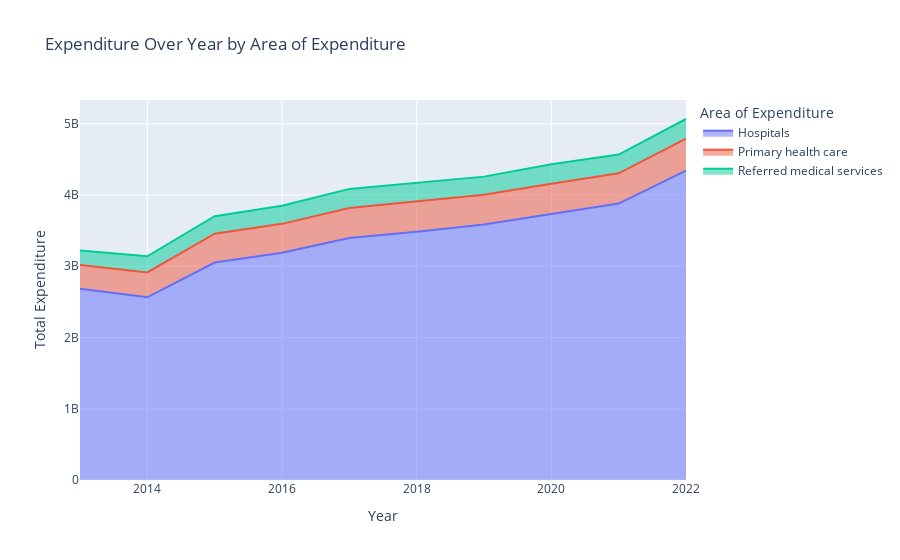

The notebook cell this image was saved under:
### Code cell
import plotly.express as px

# Plot the data using Plotly as an area chart
fig = px.area(df_revised_broad, x='Year', y='Total Expenditure', color='Broad area', 
              title='Expenditure Over Year by Area of Expenditure',
              labels={'Total Expenditure': 'Total Expenditure', 'Year': 'Year', 'Broad area': 'Area of Expenditure'})

# Show the plot
fig.show()

### Figure 1 — Plotly figure (JSON) as saved in the notebook; plotly's stock layout.template omitted (floating-point values rounded to 4 significant figures)
{"data": [{"fillpattern": {"shape": ""}, "hovertemplate": "Area of Expenditure=Hospitals<br>Year=%{x}<br>Total Expenditure=%{y}<extra></extra>", "legendgroup": "Hospitals", "line": {"color": "#636efa"}, "marker": {"symbol": "circle"}, "mode": "lines", "name": "Hospitals", "orientation": "v", "showlegend": true, "stackgroup": "1", "type": "scatter", "x": [2013, 2014, 2015, 2016, 2017, 2018, 2019, 2020, 2021, 2022], "xaxis": "x", "y": [2682000000.0, 2564000000.0, 3052000000.0, 3188000000.0, 3397000000.0, 3483000000.0, 3586000000.0, 3734000000.0, 3878000000.0, 4342000000.0], "yaxis": "y"}, {"fillpattern": {"shape": ""}, "hovertemplate": "Area of Expenditure=Primary health care<br>Year=%{x}<br>Total Expenditure=%{y}<extra></extra>", "legendgroup": "Primary health care", "line": {"color": "#EF553B"}, "marker": {"symbol": "circle"}, "mode": "lines", "name": "Primary health care", "orientation": "v", "showlegend": true, "stackgroup": "1", "type": "scatter", "x": [2013, 2014, 2015, 2016, 2017, 2018, 2019, 2020, 2021, 2022], "xaxis": "x", "y": [334700000.0, 348500000.0, 404700000.0, 406800000.0, 419900000.0, 426800000.0, 417100000.0, 422300000.0, 425400000.0, 447200000.0], "yaxis": "y"}, {"fillpattern": {"shape": ""}, "hovertemplate": "Area of Expenditure=Referred medical services<br>Year=%{x}<br>Total Expenditure=%{y}<extra></extra>", "legendgroup": "Referred medical services", "line": {"color": "#00cc96"}, "marker": {"symbol": "circle"}, "mode": "lines", "name": "Referred medical services", "orientation": "v", "showlegend": true, "stackgroup": "1", "type": "scatter", "x": [2013, 2014, 2015, 2016, 2017, 2018, 2019, 2020, 2021, 2022], "xaxis": "x", "y": [204500000.0, 226800000.0, 244500000.0, 255400000.0, 268400000.0, 264800000.0, 253900000.0, 276000000.0, 263200000.0, 276200000.0], "yaxis": "y"}], "layout": {"legend": {"title": {"text": "Area of Expenditure"}, "tracegroupgap": 0}, "title": {"text": "Expenditure Over Year by Area of Expenditure"}, "xaxis": {"anchor": "y", "domain": [0, 1], "title": {"text": "Year"}}, "yaxis": {"anchor": "x", "domain": [0, 1], "title": {"text": "Total Expenditure"}}}}
